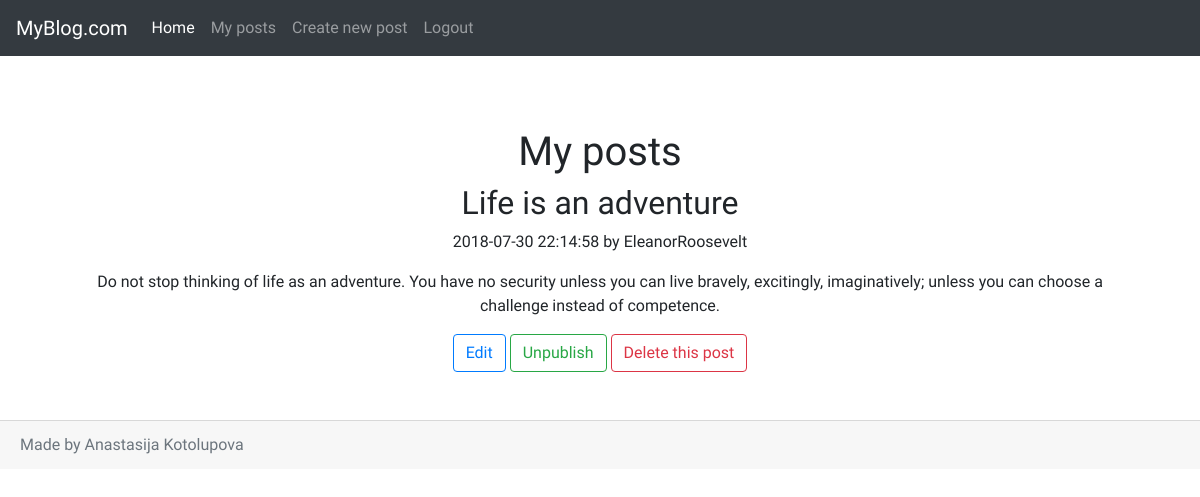
The app's page /users/users_posts.php (signed in) with its own data.
### tables this page shows
CREATE TABLE `posts` (
  `id_post` int(5) NOT NULL,
  `id_user` int(5) NOT NULL,
  `content` text NOT NULL,
  `title` varchar(100) NOT NULL,
  `status` int(1) NOT NULL,
  `picture` varchar(100) NOT NULL,
  `datetime` datetime NOT NULL
);

CREATE TABLE `users` (
  `id_user` int(5) NOT NULL,
  `nickname` varchar(30) NOT NULL,
  `password` varchar(200) NOT NULL
);

### users/users_posts.php (the view, shortened to what this page needs)
<?php
require_once("../inc/header.php");
    $req = "SELECT u.*, p.* FROM posts p, users u WHERE u.id_user = p.id_user ORDER BY p.datetime DESC";
    $result = $pdo->query($req);
    $messages = $result->fetchAll();
?>
    <h1>My posts</h1>
    <?php foreach($messages as $message) : ?>
        <?php extract($message) ?>
        <?php if($id_user == $_SESSION['user']['id_user']) : ?>
            <div class="blog-post">
                <h2 class="blog-post-title"><?= $title ?></h2>
                <p class="blog-post-meta"><?= $datetime ?> by <?= $nickname ?></p>
                <blockquote>
                <p><?= $content ?></p>
                </blockquote>
                <input type="button" class="btn btn-outline-primary" onclick="window.location.href='<?=URL?>users/update.php?id=<?=$message['id_post']?>'" value="Edit"></input>
                <a type="button" class="btn btn-outline-success" href="?m=publish&id=<?=$message['id_post']?>"><?php if($message['status'] == 0){echo "Publish";}else{echo "Unpublish";} ?></a>
                <a type="button" class="btn btn-outline-danger" href="?m=delete&id=<?=$message['id_post']?>">Delete this post</a>
            </div>
        <?php endif;?>
    <?php endforeach; ?>
<?php
    require_once("../inc/footer.php");
?>

### users/css/style.css (style rules this page uses)
body { padding-top: 5rem; font-family: 'Forum', cursive; }

### records on screen
posts: title "Life is an adventure", datetime "2018-07-30 22:14:58", id_user.nickname "EleanorRoosevelt", content "Do not stop thinking of life as an adventure. You have no security unless you can live bravely, excitingly, imaginatively; unless you can choose a challenge instead of competence.", status "Unpublish"
